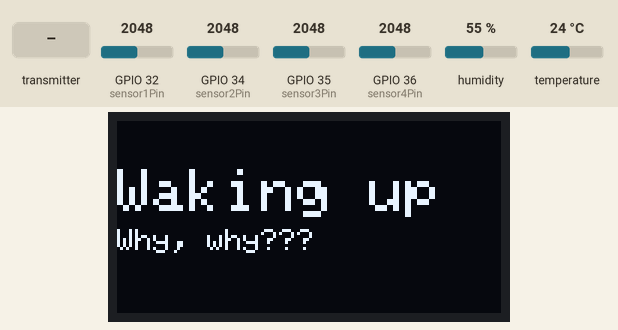
Simulated run of this sketch. Board: ESP32. Parts: 128×64 one-colour display. The test bench sets the inputs (shaded band); at power-on: GPIO 32 (sensor1Pin) = 2048, GPIO 34 (sensor2Pin) = 2048, GPIO 35 (sensor3Pin) = 2048, GPIO 36 (sensor4Pin) = 2048, humidity 55 %, temperature 24 °C. What the sketch prints to the serial monitor is not drawn.

Above: at 3.3 s.
3.4 s: GPIO 32 (sensor1Pin) set to 2866
At 5.84 s:
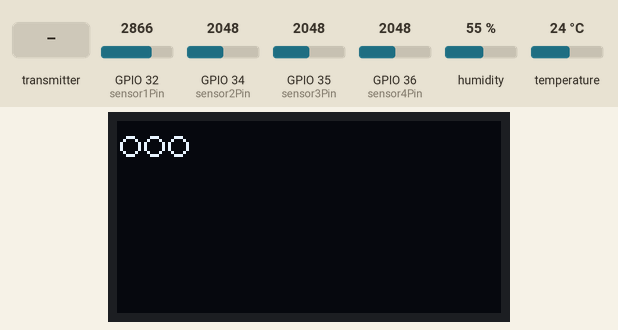
7.4 s: GPIO 34 (sensor2Pin) set to 1228
13.1 s: GPIO 32 (sensor1Pin) set to 3603
At 14.4 s:
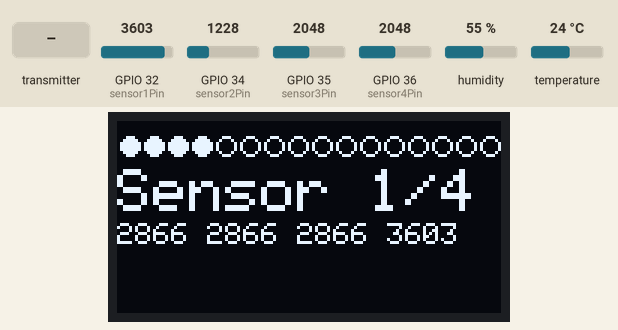
19.3 s: GPIO 35 (sensor3Pin) set to 2866
At 25.0 s:
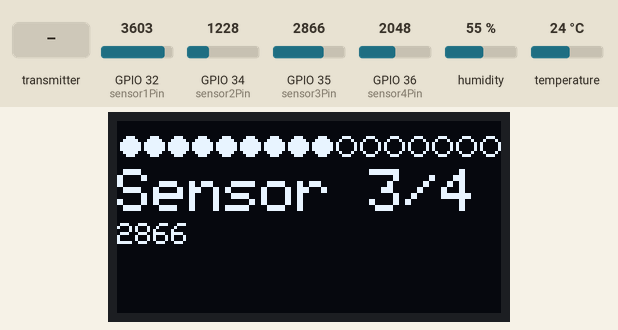
25.5 s: GPIO 35 (sensor3Pin) set to 3972
At 27.2 s:
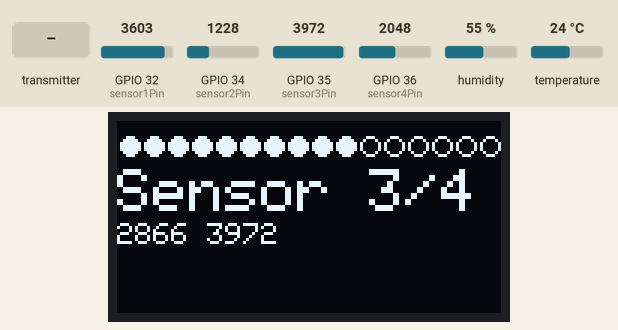
27.6 s: the transmitter starts sending temp = 0
Timing chart, 0 to 30.6 s (numbered marks = the images above; inputs shaded):
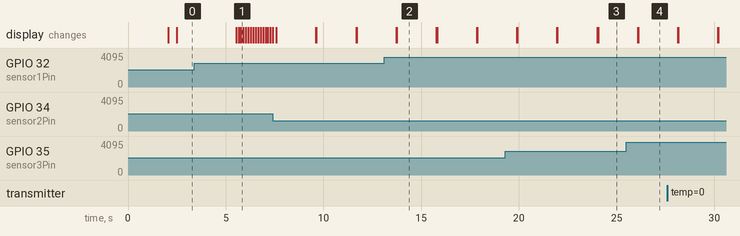

The sketch:

PLANT_TX_esp32_4Xmoisture_dht_ESPNOW_OLED_deepsleep_v0.ino
```cpp
//=====================================================================================
// SENSORES
// Hardware Connections
//  - DHT: signal to pin 4
//  - Moisture alalog to pin 32
//=====================================================================================

// Pin that will switch on/off the sensors
#define SENSORSONOFF_PIN 2

// Sample counter
int sampleCount = 0;
int currentSensor = 1;


// DHT Sensor
#include <Adafruit_Sensor.h>
#include <DHT.h>
#include <DHT_U.h>

#define DHTPIN 4     // Digital pin connected to the DHT sensor
// Feather HUZZAH ESP8266 note: use pins 3, 4, 5, 12, 13 or 14 --
// Pin 15 can work but DHT must be disconnected during program upload.

// Uncomment the type of sensor in use:
#define DHTTYPE    DHT11     // DHT 11

DHT_Unified dht(DHTPIN, DHTTYPE);

uint32_t delayMS;

/// moisture sensor
const int sensor1Pin = 32;
const int sensor2Pin = 34;
const int sensor3Pin = 35;
const int sensor4Pin = 36;

const int airValue = 3620;
const int waterValue = 1680;
int soilMoistureValue = 0;
int soilMoisturePercent = 0;

//=====================================================================================
// OLED DISPLAY
// Hardware Connections
//  - SDA to pin 21 / SCL to pin 22
//=====================================================================================

#include <Adafruit_GFX.h>
#include <Adafruit_SSD1306.h>

#define SCREEN_WIDTH 128  // OLED display width, in pixels
#define SCREEN_HEIGHT 64  // OLED display height, in pixels

// Declaration for an SSD1306 display connected to I2C (SDA, SCL pins)
Adafruit_SSD1306 display(SCREEN_WIDTH, SCREEN_HEIGHT, &Wire, -1);


//=====================================================================================
// DEEP SLEEP
// Hardware Connections
//  - Push Button to GPIO 33 pulled down with a 10K Ohm resistor.
//=====================================================================================

#include "driver/rtc_io.h"

#define BUTTON_PIN_BITMASK(GPIO) (1ULL << GPIO)  // Define GPIO bitmask
#define USE_EXT0_WAKEUP          1               // 1 = EXT0 wakeup, 0 = EXT1 wakeup
#define WAKEUP_GPIO              GPIO_NUM_33     // RTC IO pin for external wake-up

#define TIME_TO_SLEEP 120  // Time in seconds before ESP32 wakes up from deep sleep

RTC_DATA_ATTR int bootCount = 0;  // Store boot count in RTC memory


//=====================================================================================
// COMMUNICATION
//=====================================================================================

// // OCTOSENSOR NODE SETUP
const int nodeNumber = 3;   // defines the Octosensor node number

// ESP NOW LIBS
#include <esp_now.h>
#include <WiFi.h>

// COMMUNICATION SETUP

// REPLACE WITH THE MAC Address of your receiver
//uint8_t broadcastAddress[] = {0x94, 0xB9, 0x7E, 0xC2, 0xCA, 0xD0}; // CENTRAL ANTIGENOUS
uint8_t broadcastAddress[] = {0xFF, 0xFF, 0xFF, 0xFF, 0xFF, 0xFF}; // ALL PAIRED DEVICES


// Define variables to store readings to be sent
float plantTemp;
float plantUmid;
int plant1Moisture;
int plant2Moisture;
int plant3Moisture;
int plant4Moisture;


//Define variables to store incoming readings
float incomingTemp;
float incomingUmid;
int incomingMoisture1;
int incomingMoisture2;
int incomingMoisture3;
int incomingMoisture4;


// Variable to store if sending data was successful
String success;

//Structure example to send data
//Must match the receiver structure
typedef struct struct_message {
    float temp;
    float umid;
    int moisture1;
    int moisture2;
    int moisture3;
    int moisture4;

} struct_message;

// Create a struct_message called plantReadings to hold sensor readings
struct_message plantReadings;

// Create a struct_message to hold incoming sensor readings
struct_message incomingReadings;

esp_now_peer_info_t peerInfo;

// Callback when data is sent
void OnDataSent(const uint8_t *mac_addr, esp_now_send_status_t status) {
  Serial.print("\r\nLast Packet Send Status:\t");
  Serial.println(status == ESP_NOW_SEND_SUCCESS ? "Delivery Success" : "Delivery Fail");
  if (status ==0){
    success = "TX OK";
  }
  else{
    success = "TX Fail";
  }
}


// Callback when data is received
void OnDataRecv(const esp_now_recv_info_t *recv_info, const uint8_t *incomingData, int len) {
  memcpy(&incomingReadings, incomingData, sizeof(incomingReadings));
  Serial.print("Bytes received: ");
  Serial.println(len);
  incomingTemp = incomingReadings.temp;
  incomingUmid = incomingReadings.umid;
  incomingMoisture1 = incomingReadings.moisture1;
  incomingMoisture2 = incomingReadings.moisture2;
  incomingMoisture3 = incomingReadings.moisture3;
  incomingMoisture4 = incomingReadings.moisture4;

}


//=====================================================================================
// S E T U P
//=====================================================================================


void setup() {

Serial.begin(9600);

// Liga e desliga energia dos perifericos (sensores + OLED)
pinMode(SENSORSONOFF_PIN, OUTPUT);
digitalWrite(SENSORSONOFF_PIN, HIGH);  // Turn ON SENSORS

Serial.println("Sensors and OLED POWERED ON");
delay(2000);

// Init OLED display
  if(!display.begin(SSD1306_SWITCHCAPVCC, 0x3C)) {
    //Serial.println(F("SSD1306 allocation failed"));
    for(;;);
  }

  // Display Hello
  display.clearDisplay();
  display.setTextSize(2);
  display.setTextColor(WHITE);
  display.setCursor(0, 16);
  display.print("Waking up");
  display.display();


dht.begin();
  Serial.println(F("DHTxx Unified Sensor Example"));
  // Print temperature sensor details.
  sensor_t sensor;

  dht.temperature().getSensor(&sensor);


      ///---- monitor
      Serial.println(F("------------------------------------"));
      Serial.println(F("Temperature Sensor"));
      Serial.print  (F("Sensor Type: ")); Serial.println(sensor.name);
      Serial.print  (F("Driver Ver:  ")); Serial.println(sensor.version);
      Serial.print  (F("Unique ID:   ")); Serial.println(sensor.sensor_id);
      Serial.print  (F("Max Value:   ")); Serial.print(sensor.max_value); Serial.println(F("°C"));
      Serial.print  (F("Min Value:   ")); Serial.print(sensor.min_value); Serial.println(F("°C"));
      Serial.print  (F("Resolution:  ")); Serial.print(sensor.resolution); Serial.println(F("°C"));
      Serial.println(F("------------------------------------"));
      // Print humidity sensor details.
      dht.humidity().getSensor(&sensor);
      Serial.println(F("Humidity Sensor"));
      Serial.print  (F("Sensor Type: ")); Serial.println(sensor.name);
      Serial.print  (F("Driver Ver:  ")); Serial.println(sensor.version);
      Serial.print  (F("Unique ID:   ")); Serial.println(sensor.sensor_id);
      Serial.print  (F("Max Value:   ")); Serial.print(sensor.max_value); Serial.println(F("%"));
      Serial.print  (F("Min Value:   ")); Serial.print(sensor.min_value); Serial.println(F("%"));
      Serial.print  (F("Resolution:  ")); Serial.print(sensor.resolution); Serial.println(F("%"));
      Serial.println(F("------------------------------------"));


  // Set delay between sensor readings based on sensor details.
  delayMS = sensor.min_delay / 1000;


 ////////////////////////////////////////////////////////////
 // ESPNOW COMMUNICATION SETUP
 ////////////////////////////////////////////////////////////

  // Set device as a Wi-Fi Station
  WiFi.mode(WIFI_STA);

  // Init ESP-NOW
  if (esp_now_init() != ESP_OK) {
    Serial.println("Error initializing ESP-NOW");
    return;
  }

  // Once ESPNow is successfully Init, we will register for Send CB to
  // get the status of Trasnmitted packet
  esp_now_register_send_cb(OnDataSent);

  // Register peer
  memcpy(peerInfo.peer_addr, broadcastAddress, 6);
  peerInfo.channel = 0;
  peerInfo.encrypt = false;

  // Add peer
  if (esp_now_add_peer(&peerInfo) != ESP_OK){
    Serial.println("Failed to add peer");
    return;
  }
  // Register for a callback function that will be called when data is received
  esp_now_register_recv_cb(OnDataRecv);


////////////////////////////////////////////////////////////
 // DEEP SLEEP SETUP
 ////////////////////////////////////////////////////////////


// Increment boot count and print it
  ++bootCount;
  Serial.println("Boot number: " + String(bootCount));

  // Print wake-up reason
  print_wakeup_reason();

  /*
    Configure Wake-up Sources
    =========================
    1. External Wake-up (Button Press)
    2. Timer Wake-up (After X Seconds)
  */

  // Enable Timer Wake-up
  esp_sleep_enable_timer_wakeup(TIME_TO_SLEEP * 1000000);  // Convert seconds to microseconds

#if USE_EXT0_WAKEUP
  // Enable External Wake-up (EXT0)
  esp_sleep_enable_ext0_wakeup(WAKEUP_GPIO, 1);  // 1 = HIGH, 0 = LOW
  rtc_gpio_pullup_dis(WAKEUP_GPIO);
  rtc_gpio_pulldown_en(WAKEUP_GPIO);

#else  // EXT1 WAKEUP
  // Enable External Wake-up (EXT1)
  esp_sleep_enable_ext1_wakeup(BUTTON_PIN_BITMASK(WAKEUP_GPIO), ESP_EXT1_WAKEUP_ANY_HIGH);
  rtc_gpio_pulldown_en(WAKEUP_GPIO);  // GPIO33 tied to GND in order to wake up on HIGH
  rtc_gpio_pullup_dis(WAKEUP_GPIO);
#endif


////////////////////////////////////////////////////////////
 // SENSOR READING AND ESPNOW COMMUNICATION
 ////////////////////////////////////////////////////////////


// Turn on, read DHT and Soil Moisture sensors, turnoff sensors
readSensors();

updateDisplay();

delay(6000);


// Send message via ESP-NOW
  esp_err_t result = esp_now_send(broadcastAddress, (uint8_t *) & plantReadings, sizeof(plantReadings));

  if (result == ESP_OK) {
    Serial.println("Sent with success");
  }
  else {
    Serial.println("Error sending the data");
  }


// Display Hello
  display.clearDisplay();
  display.setTextSize(2);
  display.setTextColor(WHITE);
  display.setCursor(0, 16);
  display.print("Sending...");
  display.display();

  delay(2000);


////////////////////////////////////////////////////////////
// End of SENSOR READING AND ESPNOW COMMUNICATION
////////////////////////////////////////////////////////////


  // Print message and enter deep sleep
  Serial.println("ESP32 going to sleep now...");

 // Display final

  //updateDisplay();
  display.clearDisplay();
  display.setCursor(0, 0);
  display.print("zzzzzz....");
    display.display();


  delay(4000);

  display.ssd1306_command(SSD1306_DISPLAYOFF);  // Turns OFF OLED

  // Liga e desliga energia dos perifericos (sensores + OLED)
  digitalWrite(SENSORSONOFF_PIN, LOW);  // Turn OFF SENSORS

  Serial.println("Sensors and OLED POWERED *OFF*");
  delay(2000);

  esp_deep_sleep_start(); ////////////// zzzzzzzzzzzzzzzzzzzzzzz

  Serial.println("This will never be printed");  // This line will never execute


}


//=====================================================================================
// L O O P
//=====================================================================================

void loop() {


}

//=====================================================================================
// F U N C T I O N S
//=====================================================================================

int sampledMoisture(int SampledSensorPin) {
  const int numSamples = 4;
  const int delayBetweenSamples = 2000; // in milliseconds
  int total = 0;

/*/ Init OLED display
  if(!display.begin(SSD1306_SWITCHCAPVCC, 0x3C)) {
    //Serial.println(F("SSD1306 allocation failed"));
    for(;;);
  }
*/


  // Display Moisture Sample Readings
  display.fillRect(0, 12, 128, 52, SSD1306_BLACK);
  display.setTextSize(2);
  display.setTextColor(WHITE);
  display.setCursor(0, 16);
  display.print("Sensor ");
  display.print(currentSensor);
  display.print("/4");

  display.setTextSize(1);
  display.setCursor(0, 34);
  display.display();

  for (int i = 0; i < numSamples; i++) {
    int sample = analogRead(SampledSensorPin);
    total += sample;

    //SERIAL
    Serial.print("sample "); Serial.print(i+1);
    Serial.print(" = "); Serial.println(sample);

    // DISPLAY:

    // filling circles
    int circleX = 4 + sampleCount * 8;   // startX + i * spacing
    display.fillCircle(circleX, 8, 3, SSD1306_WHITE); // x, yPos, radius
    display.display();
    sampleCount++;

    display.print(sample);display.print(" ");
    display.display();

    delay(delayBetweenSamples);

  }

  int average = total / numSamples;
  Serial.print("average = "); Serial.println(average);

  return average;
}


void readSensors() {


//////////////////////////////
//    SENSOR READINGS
//////////////////////////////

  //digitalWrite(SENSORSONOFF_PIN, HIGH);  // Turn ON SENSORS

  //Serial.println("Sensors *** O N ***");
  delay(2000);


  display.clearDisplay();
  // Draw unfilled circles one at a time
  for (int i = 0; i < 16; i++) {
    int x = 4 + i * 8;   // startX + i * spacing
    display.drawCircle(x, 8, 3, SSD1306_WHITE); // x, yPos, radius
    display.display();
    delay(100);
  }

  //soilMoistureValue = analogRead(sensorPin);
  //soilMoistureValue =sampledMoisture();
  //plantReadings.moisture1 = soilMoistureValue;   // <<<< TO BE SENT
    currentSensor = 1;
    plantReadings.moisture1 = sampledMoisture(sensor1Pin);
    currentSensor = 2;
    plantReadings.moisture2 = sampledMoisture(sensor2Pin);
    currentSensor = 3;
    plantReadings.moisture3 = sampledMoisture(sensor3Pin);
    currentSensor = 4;
    plantReadings.moisture4 = sampledMoisture(sensor4Pin);

  /// SENSOR DHT
  sensors_event_t event;
  dht.temperature().getEvent(&event);
  if (isnan(event.temperature)) {
    Serial.println(F("Error reading temperature!"));
  }
  else {
  // Set value to send
    plantReadings.temp = event.temperature;   // <<<< TO BE SENT
  }
  // Get humidity event and print its value.
  dht.humidity().getEvent(&event);
  if (isnan(event.relative_humidity)) {
    Serial.println(F("Error reading humidity!"));
  }
  else {
  // Set value to send
    plantReadings.umid = event.relative_humidity;   // <<<< TO BE SENT
  }

  //
  Serial.print("Sensors: ");
  Serial.print(plantReadings.moisture1); Serial.print(" , ");
  Serial.print(plantReadings.temp); Serial.print(" , ");
  Serial.println(plantReadings.umid);

  //digitalWrite(SENSORSONOFF_PIN, LOW);  // Turn OFF SENSORS
  //Serial.println("Sensors *** O F F ***");

}


void updateDisplay() {
  // Display Readings on OLED Display
  display.clearDisplay();
  display.setTextSize(2);
  display.setTextColor(WHITE);
  display.setCursor(0, 0);
  display.println("Readings:");

  display.setTextSize(1);
  display.print("Temp: "); display.println(plantReadings.temp);
  display.print("Umid: "); display.println(plantReadings.umid);

  display.print("1:"); display.println(plantReadings.moisture1);
  display.print("2:"); display.println(plantReadings.moisture2);
  display.print("3:"); display.println(plantReadings.moisture3);
  display.print("4:"); display.println(plantReadings.moisture4);


  display.display();
}


void print_wakeup_reason() {
  esp_sleep_wakeup_cause_t wakeup_reason;

  wakeup_reason = esp_sleep_get_wakeup_cause();

// Display Hello
  display.setTextSize(1);
  display.setTextColor(WHITE);
  display.setCursor(0, 36);

  switch (wakeup_reason) {
    case ESP_SLEEP_WAKEUP_EXT0:
      Serial.println("Wakeup caused by external signal using RTC_IO");
      display.print("You wokew me up!");
      break;
    case ESP_SLEEP_WAKEUP_EXT1:
      Serial.println("Wakeup caused by external signal using RTC_CNTL");
      display.print("You woke me up!");

      break;
    case ESP_SLEEP_WAKEUP_TIMER:
      Serial.println("Wakeup caused by timer");
      display.print("Wakeup by timer");

      break;
    case ESP_SLEEP_WAKEUP_TOUCHPAD:
      Serial.println("Wakeup caused by touchpad");
      break;
    case ESP_SLEEP_WAKEUP_ULP:
      Serial.println("Wakeup caused by ULP program");
      break;
    default:
      Serial.printf("Wakeup was not caused by deep sleep: %d\n", wakeup_reason);
      display.print("Why, why???");

      break;
  }

   display.display();
   delay(1000);
}
```

Measured:
- what the display in image 2 shows lasts 2.1 s, from 13.7 s to 15.8 s
